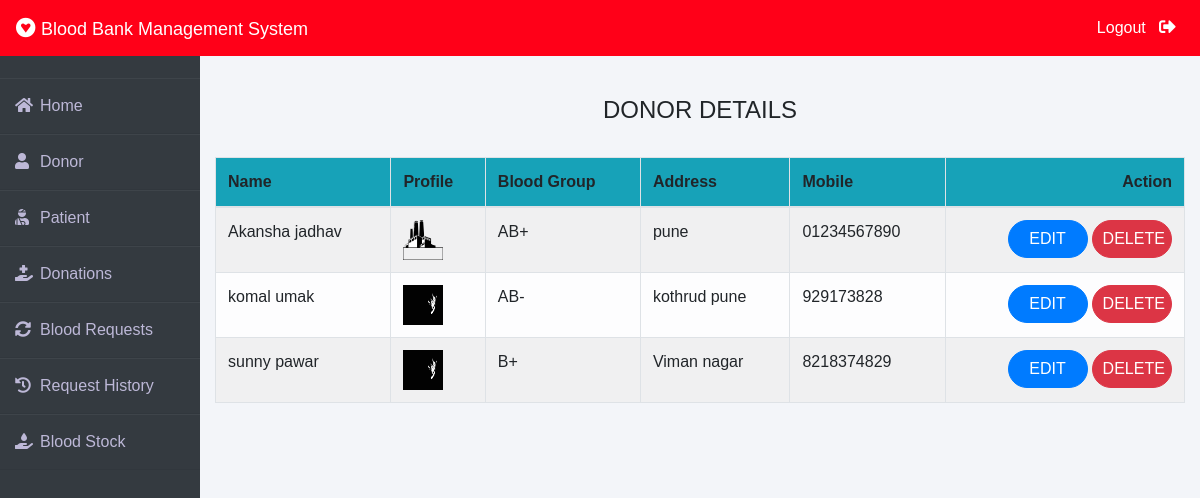
Page /admin-donor (signed in) on the committed database.
### donor/models.py (models this page shows, shortened)
class Donor(models.Model):
    user=models.OneToOneField(User,on_delete=models.CASCADE)
    profile_pic= models.ImageField(upload_to='profile_pic/Donor/',null=True,blank=True)
    bloodgroup=models.CharField(max_length=10)
    address = models.CharField(max_length=40)
    mobile = models.CharField(max_length=20,null=False)
    @property
    def get_name(self):
        return self.user.first_name+" "+self.user.last_name

### blood/views.py (the view)
# urls.py: path('admin-donor', views.admin_donor_view,name='admin-donor'),
@login_required(login_url='adminlogin')
def admin_donor_view(request):
    donors=dmodels.Donor.objects.all()
    return render(request,'blood/admin_donor.html',{'donors':donors})

### templates/blood/admin_donor.html
{% extends 'blood/adminbase.html' %}
{% block content %}
{% load widget_tweaks %}
{%load static%}
<br><br>
<div class="container">
    <H4 class="text-center">DONOR DETAILS</H4><br>
    <table class="table table-light table-hover table-bordered table-striped">
        <thead class="bg-info">
            <tr>
                <th scope="col">Name</th>
                <th scope="col">Profile</th>
                <th scope="col">Blood Group</th>
                <th scope="col">Address</th>
                <th scope="col">Mobile</th>
                <th class="text-right">Action</th>
            </tr>
        </thead>
        <tbody>
            {% for t in donors %}
            <tr>
                <td> {{t.get_name}}</td>
                <td> <img src="{% static t.profile_pic.url %}" alt="Profile Pic" height="40px" width="40px" /></td>
                <td>{{t.bloodgroup}}</td>
                <td>{{t.address}}</td>
                <td>{{t.mobile}}</td>
                <td class="text-right">
                    <button class="btn btn-primary badge-pill" style="width: 80px;"><a  style="text-decoration: none;color: white;" href="{% url 'update-donor' t.id  %}">EDIT</a> </button>
                    <button class="btn btn-danger badge-pill" style="width: 80px;"><a  style="text-decoration: none;color: white;" href="{% url 'delete-donor' t.id  %}">DELETE</a> </button>
                </td>
            </tr>
            {% endfor %}
        </tbody>
    </table>
</div>
{% endblock content %}

### templates/blood/adminbase.html (shortened to what this page needs)
<!DOCTYPE html>
<html lang="en">
<head>
    <link rel="stylesheet" href="https://maxcdn.bootstrapcdn.com/bootstrap/4.0.0/css/bootstrap.min.css">
    <link rel="stylesheet" href="https://cdnjs.cloudflare.com/ajax/libs/font-awesome/5.14.0/css/all.css">
</head>
<body>
    <nav class="navbar navbar-expand-lg navbar-light fixed-top bg-danger">
        <a style="color:white;" class="navbar-brand" href="/"><i class="fab fa-gratipay"></i>&nbsp;<font face = "Comic sans MS" size ="4">Blood Bank Management System</font></a>
        <div class="navbar-collapse collapse w-100 order-3 dual-collapse2">
            <ul class="navbar-nav ml-auto">
                <li class="nav-item">
                    <a class="nav-link" style="color: white;" href="/logout">Logout &nbsp; <i class="fas fa-sign-out-alt"></i></a>
                </li>
            </ul>
        </div>
      </nav>
<br><br>
<div class="wrapper">
    <div class="sidebar">
        <ul>
            <li><a style="text-decoration:none;" href="/"><i class="fas fa-home"></i>Home</a></li>
            <li><a style="text-decoration:none;" href="/admin-donor"><i class="fas fa-user"></i>Donor</a></li>
            <li><a style="text-decoration:none;" href="/admin-patient"><i class="fas fa-user-injured"></i>Patient</a></li>
            <li><a style="text-decoration:none;" href="/admin-donation"><i class="fas fa-hand-holding-medical"></i>Donations</a></li>
            <li><a style="text-decoration:none;" href="/admin-request"><i class="fas fa-sync-alt"></i>Blood Requests</a></li>
            <li><a style="text-decoration:none;" href="/admin-request-history"><i class="fas fa-history"></i>Request History</a></li>
            <li><a style="text-decoration:none;" href="/admin-blood"><i class="fas fa-hand-holding-water"></i>Blood Stock</a></li>
        </ul>
    </div>
    <div class="main_content">
{% block content %}
{% endblock content %}
    </div>
</div>
</body>
</html>

### templates/blood/adminbase.html (style rules this page uses)
* { margin: 0; padding: 0; box-sizing: border-box; list-style: none; text-decoration: none; font-family: 'Josefin Sans', sans-serif; }
body { background-color: #f3f5f9; }
.bg-danger { background-color: #ff0018!important; }
.wrapper { display: flex; position: relative; }
.wrapper .sidebar { width: 200px; height: 100%; background: #343a40; padding: 30px 0px; position: fixed; }
.wrapper .sidebar ul li { padding: 15px; border-bottom: 1px solid #bdb8d7; border-bottom: 1px solid rgba(0,0,0,0.05); border-top: 1px solid rgba(255,255,255,0.05); }
.wrapper .sidebar ul li a { color: #bdb8d7; display: block; }
.wrapper .sidebar ul li a .fas { width: 25px; }
.wrapper .main_content { width: 100%; margin-left: 200px; }
.fa-sign-out-alt { color: white; font-size: 2ex; }

### rows in the picture
Donor: get_name "Akansha jadhav", profile_pic (placeholder picture), bloodgroup "AB+", address "pune", mobile "01234567890"
Donor: get_name "komal umak", profile_pic (picture), bloodgroup "AB-", address "kothrud pune", mobile "929173828"
Donor: get_name "sunny pawar", profile_pic (picture), bloodgroup "B+", address "Viman nagar", mobile "8218374829"
